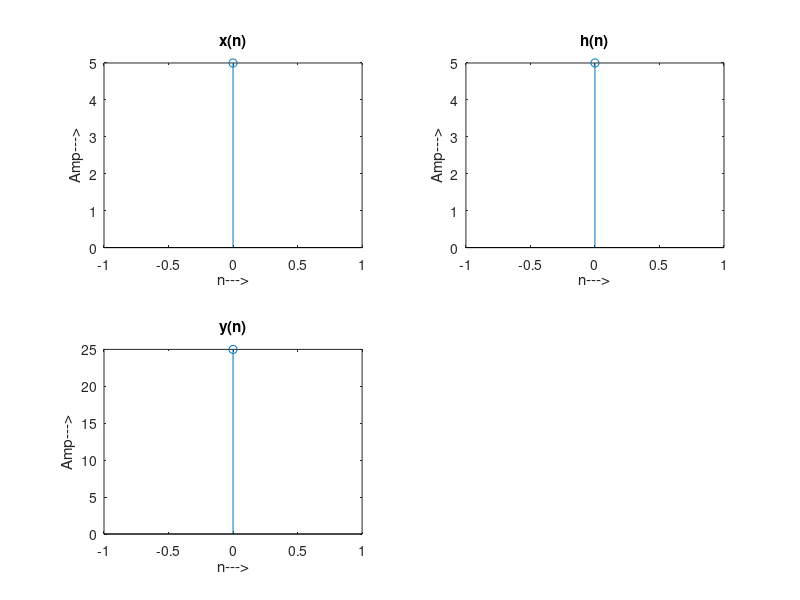

The MATLAB source for this figure:
x = input("Enter 1st sequence : ");
y = input("Enter 2nd sequence : ");

L = length(x);
n = 0:L-1;
subplot(2,2,1)
stem(n,x)
title('x(n)');
xlabel('n--->');
ylabel('Amp--->');


M = length(y);
h = 0:M-1;
subplot(2,2,2)
stem(h,y)
title('h(n)');
xlabel('n--->');
ylabel('Amp--->');

z = conv(x,y)
p = length(z);
c = 0:p-1;
subplot(2,2,3)
stem(c,z)
title('y(n)');
xlabel('n--->');
ylabel('Amp--->');


%{

Enter 1st sequence : [1,9,5,2,1]
Enter 2nd sequence : [1,2,3]
z =

    1   11   26   39   20    8    3


%}
